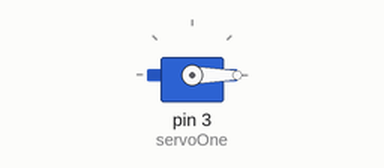
Simulated run of this sketch. Board: Arduino Uno, built with avr-gcc and run on an emulated ATmega328P. Shown: servo.

Above: at 0.05 s.
At 4.0 s:
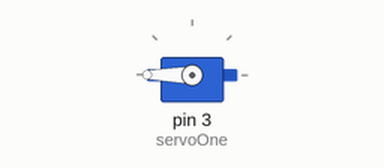
Timing chart, 0 to 5.2 s (numbered marks = the images above):
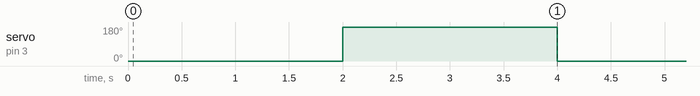

The sketch:

CH_one_program_two.ino
```cpp
#include "Servo.h"

Servo servoOne;
void setup() {
servoOne.attach(3);
}
void loop() {
servoOne.write(0);
delay(2000);
servoOne.write(180);
delay(2000);
}
```

Measured:
- by itself, servo on pin 3 (servoOne): alternates 180° for 2.0 s and 0° for 2.0 s
